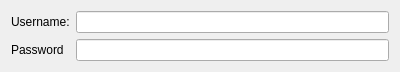
<?xml version="1.0" encoding="UTF-8"?>
<ui version="4.0">
 <class>MySpaceIMMainOptionsWidget</class>
 <widget class="QWidget" name="MySpaceIMMainOptionsWidget">
  <property name="geometry">
   <rect>
    <x>0</x>
    <y>0</y>
    <width>400</width>
    <height>58</height>
   </rect>
  </property>
  <property name="sizePolicy">
   <sizepolicy hsizetype="Preferred" vsizetype="Minimum">
    <horstretch>0</horstretch>
    <verstretch>0</verstretch>
   </sizepolicy>
  </property>
  <property name="windowTitle">
   <string>Account Preferences</string>
  </property>
  <layout class="QVBoxLayout" name="verticalLayout_2">
   <property name="sizeConstraint">
    <enum>QLayout::SetMinimumSize</enum>
   </property>
   <item>
    <layout class="QFormLayout" name="formLayout">
     <property name="sizeConstraint">
      <enum>QLayout::SetMinimumSize</enum>
     </property>
     <item row="0" column="0">
      <widget class="QLabel" name="accountLabel">
       <property name="text">
        <string>Username:</string>
       </property>
      </widget>
     </item>
     <item row="0" column="1">
      <widget class="KLineEdit" name="accountLineEdit">
       <property name="toolTip">
        <string>The MySpaceIM username is your email address.</string>
       </property>
       <property name="text">
        <string/>
       </property>
       <property name="clickMessage">
        <string>john@doe.com</string>
       </property>
      </widget>
     </item>
     <item row="1" column="0">
      <widget class="QLabel" name="passwordLabel">
       <property name="text">
        <string>Password</string>
       </property>
      </widget>
     </item>
     <item row="1" column="1">
      <widget class="KLineEdit" name="passwordLineEdit">
       <property name="passwordMode">
        <bool>true</bool>
       </property>
      </widget>
     </item>
    </layout>
   </item>
  </layout>
 </widget>
 <customwidgets>
  <customwidget>
   <class>KLineEdit</class>
   <extends>QLineEdit</extends>
   <header>klineedit.h</header>
  </customwidget>
 </customwidgets>
 <resources/>
 <connections/>
</ui>
